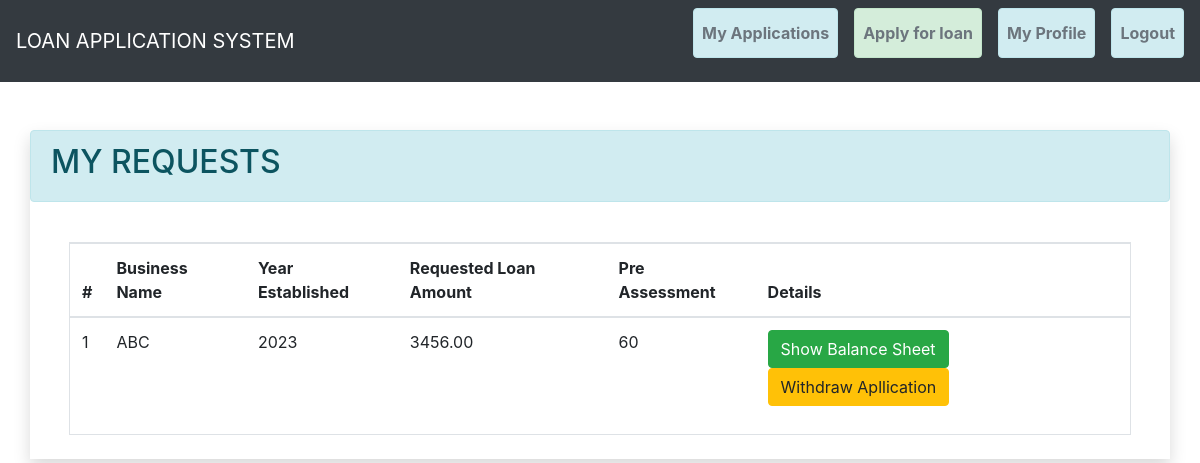
Page /loan/requests/ (signed in) on the earlier database version.
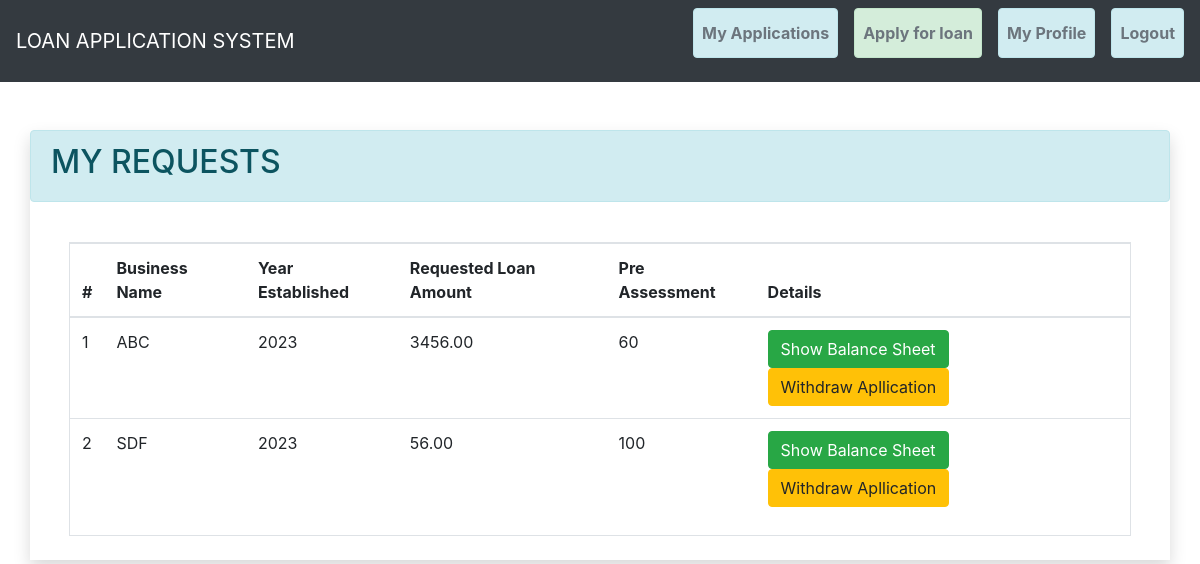
Same page on the later database version.
### loan_app/models.py (models this page shows)
class LoanApplication(models.Model):
    user = models.ForeignKey(User, on_delete=models.CASCADE)
    business_name = models.CharField(max_length=100)
    year_established = models.PositiveIntegerField(default=None)
    requested_loan_amount = models.DecimalField(max_digits=10, decimal_places=2)
    pre_assessment = models.IntegerField(default=20)

### loan_app/views.py (the view)
# urls.py: path('requests/' , requests_list,name='requests' ),
@login_required(login_url='login')
def requests_list(request):
    print("user:",request.user)
    if request.user.is_authenticated:
        user = request.user
        print("user after :",user)
        form = LoanApplicationForm()
        todos = LoanApplication.objects.filter(user = user).order_by('year_established')
        print("todos:",todos)
        return render(request , 'request.html' , context={'form' : form , 'todos' : todos})

### loan_app/templates/request.html
{% extends 'base.html' %}
{% block content %}
<div>
    <div class="container pt-4">
      <div class="row  p-0 mt-4">
        <div class="col-xl-12 mx-auto shadow p-0">
          <div class="alert alert-info">
            <h2>MY REQUESTS</h2>
          </div>
          <div class="p-4">
            <div class="col-xl-12">
                <div class="border">
                  {% if todos|length == 0 %}
                  <div class="p-4">
                    <br>
                    <br>
                    <div class="alert alert-info text-center">
                      <p class="" style="font-size: 30px;">No Todos</p>
                    </div>
                    <br>
                    <br>
                  </div>
                  {%else%}
                  <div>
                    <table class="table">
                      <thead>
                        <tr>
                          <th>#</th>
                          <th>Business Name</th>
                          <th>Year Established</th>
                          <th>Requested Loan Amount</th>
                          <th>Pre Assessment</th>
                          <th>Details</th>
                        </tr>
                      </thead>
                      <tbody>
                        {% for todo in todos %}
                        <tr>
                          <td>{{forloop.counter}}</td>
                          <td>{{todo.business_name}}</td>
                          <td>{{todo.year_established}}</td>
                          <td>{{todo.requested_loan_amount}}</td>
                          <td>{{todo.pre_assessment}}</td>
                          <td>
                            <a href="show_balance_sheet/{{todo.id}}" title="Show Balance Sheet" class="btn btn-success">Show Balance Sheet</a>
                            <a href="delete_balance_sheet/{{todo.id}}" title="Withdraw Apllication" class="btn btn-warning">Withdraw Apllication</a>
                          </td>
                        </tr>
                        {%endfor%}
                      </tbody>
                    </table>
                  </div>
                  {%endif%}
                </div>
              </div>
          </div>
        </div>
      </div>
    </div>
  </div>
  {% endblock %}

### loan_app/templates/base.html (shortened to what this page needs)
<!doctype html>
<html lang="en">
<head>
    <link rel="stylesheet" href="https://cdn.jsdelivr.net/npm/bootstrap@4.5.3/dist/css/bootstrap.min.css"
>
</head>
<body>
    <nav class="navbar navbar-expand-lg  navbar-dark bg-dark">
        <a class="navbar-brand" href="/">LOAN APPLICATION SYSTEM</a>
        <div class="collapse navbar-collapse" id="navbarNav">
            <ul class="navbar-nav ml-auto">
                {% if request.user.is_authenticated %}
                <li class="nav-item">
                    <a class="nav-link alert alert-info text-secondary font-weight-bold" href="/loan/requests">My Applications</a>
                </li>
                <li class="nav-item">
                    <a class="nav-link alert alert-success text-secondary font-weight-bold ml-3" href="/loan/application">Apply for loan</a>
                </li>
                <li class="nav-item">
                    <a class="nav-link alert alert-info text-secondary font-weight-bold ml-3" href="/loan/profile">My Profile</a>
                </li>
                <li class="nav-item">
                    <a class="nav-link alert alert-info text-secondary font-weight-bold ml-3" href="/loan/logout">Logout</a>
                </li>
                {% endif %}
            </ul>
        </div>
    </nav>
    <div>
        {% block content %}
        {% endblock %}
    </div>
</body>
</html>

Differences in the rows shown:
added LoanApplication: business_name "SDF", year_established "2023", requested_loan_amount "56.00", pre_assessment "100"
